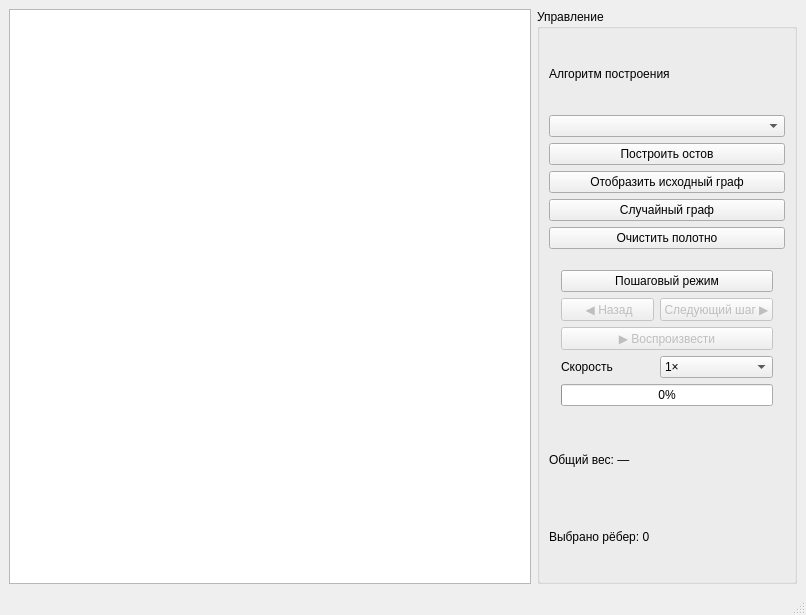
<?xml version="1.0" encoding="UTF-8"?>
<ui version="4.0">
 <class>MainWindow</class>
 <widget class="QMainWindow" name="MainWindow">
  <property name="geometry">
   <rect>
    <x>0</x>
    <y>0</y>
    <width>806</width>
    <height>615</height>
   </rect>
  </property>
  <property name="windowTitle">
   <string>MST Visualizer</string>
  </property>
  <widget class="QWidget" name="centralwidget">
   <layout class="QHBoxLayout" name="horizontalLayout_2">
    <item>
     <layout class="QHBoxLayout" name="horizontalLayout">
      <item>
       <widget class="QGraphicsView" name="graphView">
        <property name="minimumSize">
         <size>
          <width>500</width>
          <height>350</height>
         </size>
        </property>
       </widget>
      </item>
      <item>
       <widget class="QGroupBox" name="controlPanel">
        <property name="minimumSize">
         <size>
          <width>260</width>
          <height>320</height>
         </size>
        </property>
        <property name="title">
         <string>Управление</string>
        </property>
        <layout class="QVBoxLayout" name="verticalLayout">
         <item>
          <widget class="QLabel" name="labelAlgorithm">
           <property name="text">
            <string>Алгоритм построения</string>
           </property>
          </widget>
         </item>
         <item>
          <widget class="QComboBox" name="comboAlgorithm">
           <property name="currentIndex">
            <number>-1</number>
           </property>
           <item>
            <property name="text">
             <string>Алгоритм Краскала</string>
            </property>
           </item>
           <item>
            <property name="text">
             <string>Алгоритм Прима</string>
            </property>
           </item>
          </widget>
         </item>
         <item>
          <widget class="QPushButton" name="btnBuildMst">
           <property name="text">
            <string>Построить остов</string>
           </property>
          </widget>
         </item>
         <item>
          <widget class="QPushButton" name="btnShowOriginalGraph">
           <property name="text">
            <string>Отобразить исходный граф</string>
           </property>
          </widget>
         </item>
         <item>
          <widget class="QPushButton" name="btnGenerateGraph">
           <property name="text">
            <string>Случайный граф</string>
           </property>
          </widget>
         </item>
         <item>
          <widget class="QPushButton" name="btnClearCanvas">
           <property name="text">
            <string>Очистить полотно</string>
           </property>
          </widget>
         </item>
         <item>
          <widget class="QGroupBox" name="groupStepControls">
           <property name="styleSheet">
            <string notr="true">QGroupBox#groupStepControls {
    border: none;
    margin: 0px;
    padding: 0px;
}</string>
           </property>
           <property name="title">
            <string/>
           </property>
           <layout class="QGridLayout" name="gridLayout">
            <item row="0" column="0" colspan="2">
             <widget class="QPushButton" name="btnStepMode">
              <property name="text">
               <string>Пошаговый режим</string>
              </property>
             </widget>
            </item>
            <item row="1" column="0">
             <widget class="QPushButton" name="btnPreviousStep">
              <property name="enabled">
               <bool>false</bool>
              </property>
              <property name="text">
               <string>	◀ Назад</string>
              </property>
             </widget>
            </item>
            <item row="4" column="0">
             <widget class="QLabel" name="label">
              <property name="text">
               <string>Скорость</string>
              </property>
             </widget>
            </item>
            <item row="1" column="1">
             <widget class="QPushButton" name="btnNextStep">
              <property name="enabled">
               <bool>false</bool>
              </property>
              <property name="text">
               <string>Следующий шаг ▶</string>
              </property>
             </widget>
            </item>
            <item row="4" column="1">
             <widget class="QComboBox" name="comboPlaybackSpeed">
              <property name="currentIndex">
               <number>1</number>
              </property>
              <item>
               <property name="text">
                <string>0.5×</string>
               </property>
              </item>
              <item>
               <property name="text">
                <string>1×</string>
               </property>
              </item>
              <item>
               <property name="text">
                <string>2×</string>
               </property>
              </item>
             </widget>
            </item>
            <item row="3" column="0" colspan="2">
             <widget class="QPushButton" name="btnPlayPause">
              <property name="enabled">
               <bool>false</bool>
              </property>
              <property name="text">
               <string>▶ Воспроизвести</string>
              </property>
             </widget>
            </item>
            <item row="5" column="0" colspan="2">
             <widget class="QProgressBar" name="progressSteps">
              <property name="value">
               <number>0</number>
              </property>
             </widget>
            </item>
           </layout>
          </widget>
         </item>
         <item>
          <widget class="QLabel" name="labelTotalWeight">
           <property name="text">
            <string>Общий вес: —</string>
           </property>
          </widget>
         </item>
         <item>
          <widget class="QLabel" name="labelSelectedEdges">
           <property name="text">
            <string>Выбрано рёбер: 0</string>
           </property>
          </widget>
         </item>
        </layout>
       </widget>
      </item>
     </layout>
    </item>
   </layout>
  </widget>
  <widget class="QMenuBar" name="menubar">
   <property name="geometry">
    <rect>
     <x>0</x>
     <y>0</y>
     <width>806</width>
     <height>33</height>
    </rect>
   </property>
  </widget>
  <widget class="QStatusBar" name="statusbar"/>
 </widget>
 <resources/>
 <connections/>
</ui>
